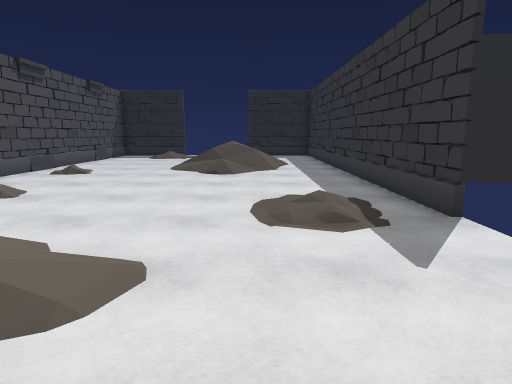
view 1 (above)

12 first-person views from a walk through a scene from a Unity 3-D project. The camera is 1.4 m above the floor, tilts 10° down and sees 75° across. The floor is counted in squares, 1 m on a side. Each view is taken from the middle of a square. On the plan, view 1 faces up. The plan holds only what a view shows up to about 15 squares ahead; the rest is blank. The place goes on beyond the plan. The player is left out. Some animated figures are left out. Door leaves are left out, so doorways stand open.

view 2
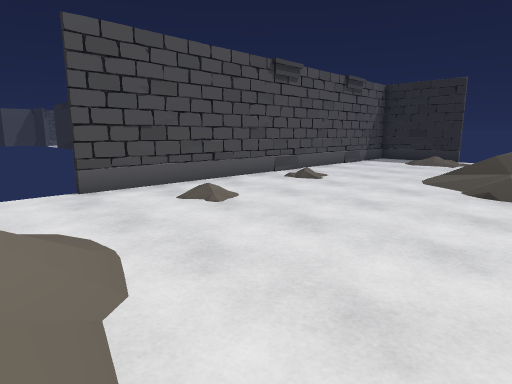

view 3
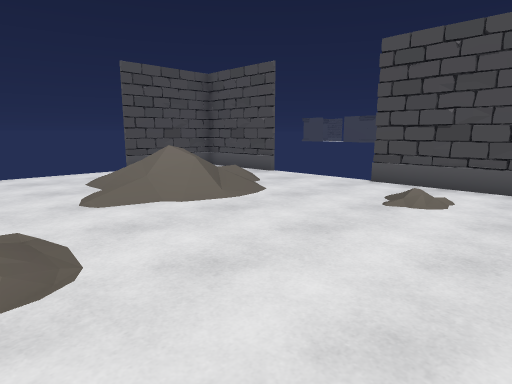

view 4
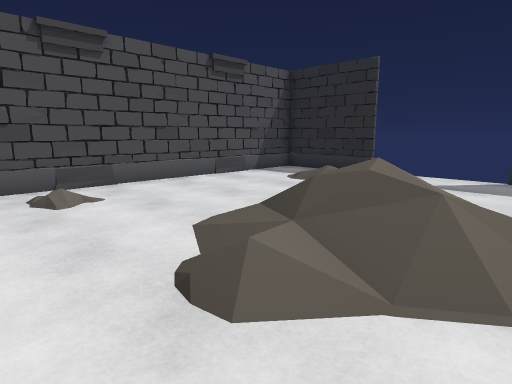

view 5
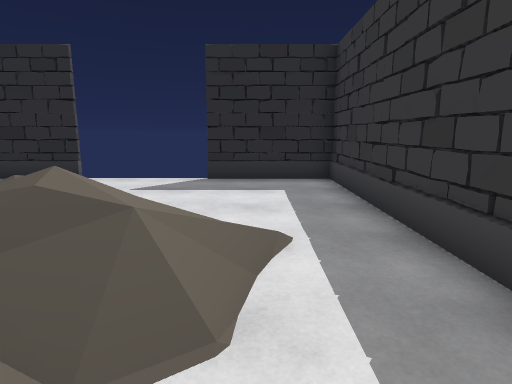

view 6
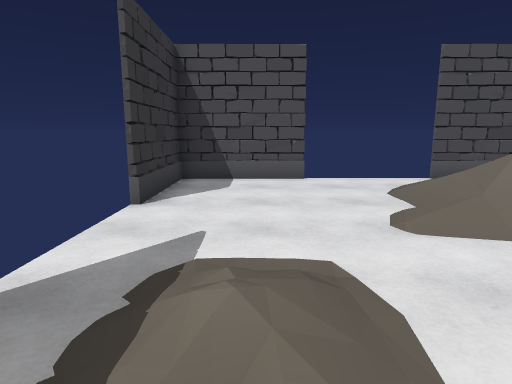

view 7
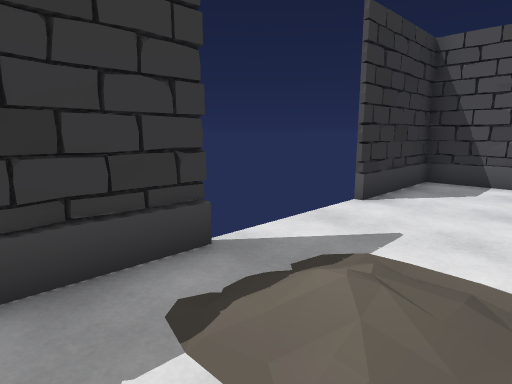

view 8
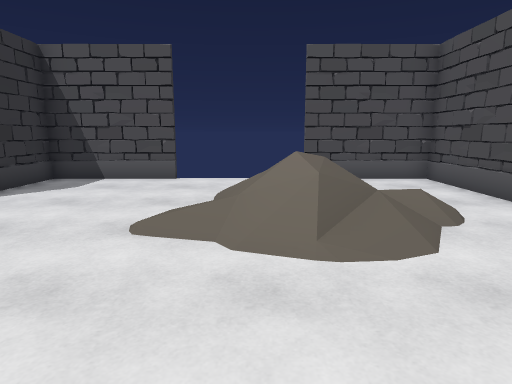

view 9
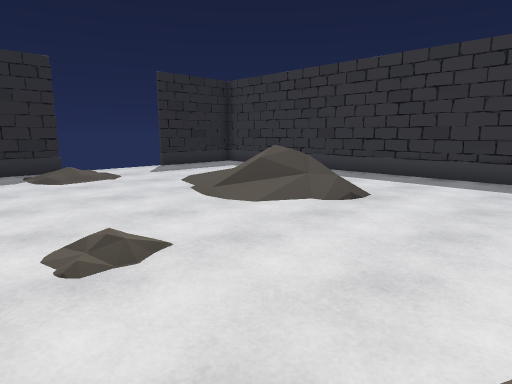

view 10
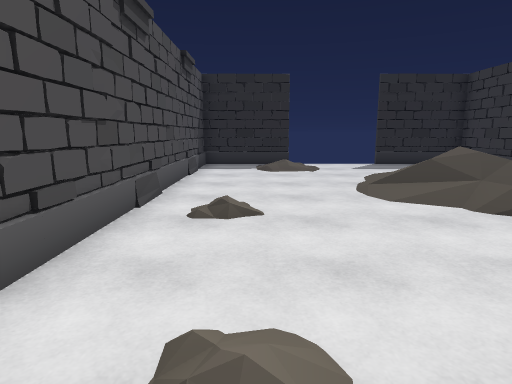

view 11
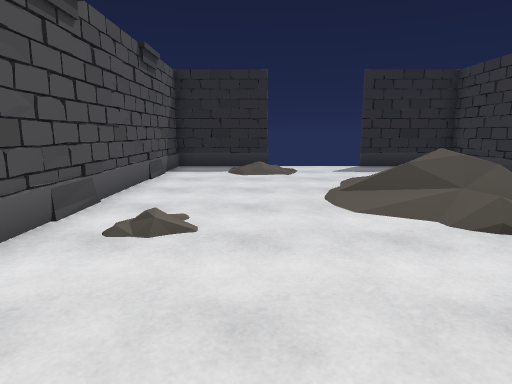

view 12
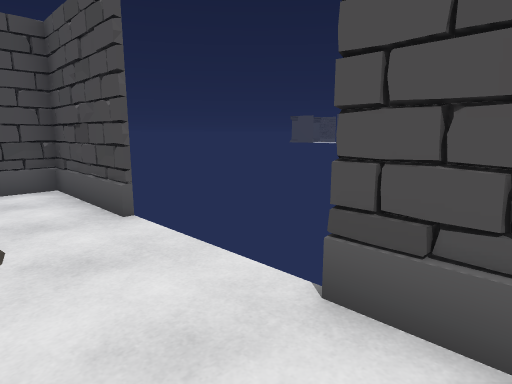

### Floor plan
Key: @ floor where view 1 was taken; # wall or solid block; . floor; / step, stairs or slope; D open door; C column.
Columns run from 9 left of view 1 to 4 right of it. Each row starts with its distance up from view 1.
 22 #####    #####
 21 #....DDDD....#
 20 #... ........#
 19 #..///.......#
 18 C............#
 17 #............#
 16 #....../ ....#
 15 #...../////..#
 14 #...../////..#
 13 C.....////...#
 12 #......//....#
 11 #............#
 10 #............#
  9 #............#
  8 #............#
  7 #........./..#
  6 #.........//.#
  5 DD......../.DD
  4 DD..///.....DD
  3 DD./////....DD
  2 DD./////....DD
  1 #..   /......#
  0 #...  /..@...#
 -1 #...  .......#
 -2 #....DDDD....#
 -3 #####DDDD#####

Where each view was taken, in squares from view 1:
view 1: 0 up, 0 right, facing up
view 2: 3 up, 0 right, facing up-left
view 3: 10 up, 1 right, facing down-left
view 4: 10 up, 1 right, facing up-left
view 5: 11 up, 1 right, facing up
view 6: 8 up, 1 right, facing down
view 7: 8 up, 0 right, facing down-right
view 8: 8 up, 3 left, facing down
view 9: 8 up, 8 left, facing up-right
view 10: 6 up, 6 left, facing up
view 11: 7 up, 5 left, facing up
view 12: 7 up, 6 left, facing down-left
